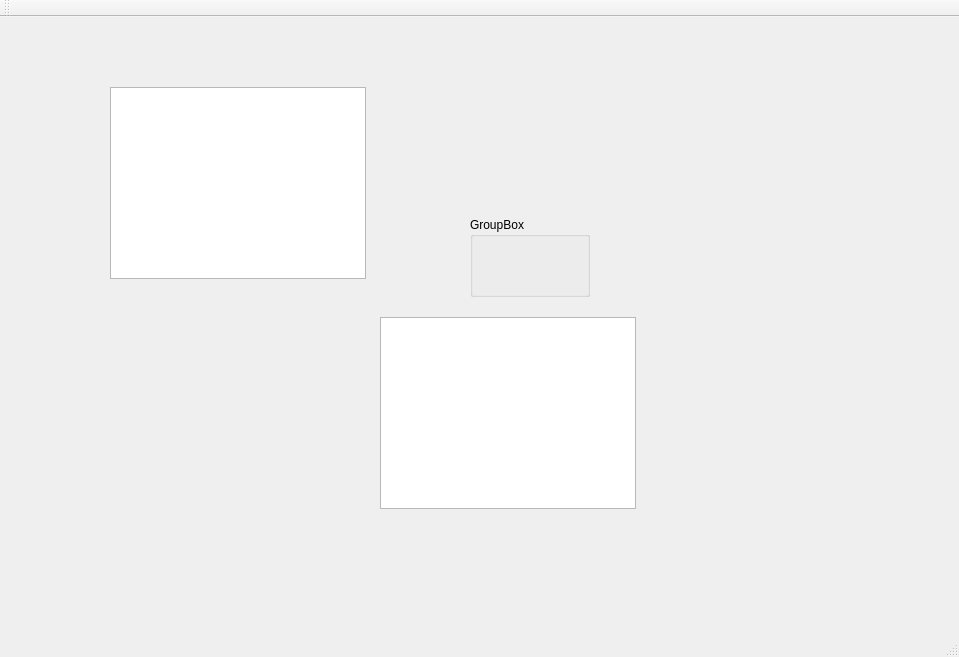
<?xml version="1.0" encoding="UTF-8"?>
<ui version="4.0">
 <class>TellerEditorClass</class>
 <widget class="QMainWindow" name="TellerEditorClass">
  <property name="geometry">
   <rect>
    <x>0</x>
    <y>0</y>
    <width>959</width>
    <height>657</height>
   </rect>
  </property>
  <property name="windowTitle">
   <string>TellerEditor</string>
  </property>
  <widget class="QWidget" name="centralWidget">
   <widget class="QListView" name="listView">
    <property name="geometry">
     <rect>
      <x>110</x>
      <y>70</y>
      <width>256</width>
      <height>192</height>
     </rect>
    </property>
   </widget>
   <widget class="QGroupBox" name="groupBox">
    <property name="geometry">
     <rect>
      <x>470</x>
      <y>200</y>
      <width>120</width>
      <height>80</height>
     </rect>
    </property>
    <property name="title">
     <string>GroupBox</string>
    </property>
   </widget>
   <widget class="QGraphicsView" name="graphicsView">
    <property name="geometry">
     <rect>
      <x>380</x>
      <y>300</y>
      <width>256</width>
      <height>192</height>
     </rect>
    </property>
   </widget>
  </widget>
  <widget class="QMenuBar" name="menuBar">
   <property name="geometry">
    <rect>
     <x>0</x>
     <y>0</y>
     <width>959</width>
     <height>22</height>
    </rect>
   </property>
  </widget>
  <widget class="QToolBar" name="mainToolBar">
   <attribute name="toolBarArea">
    <enum>TopToolBarArea</enum>
   </attribute>
   <attribute name="toolBarBreak">
    <bool>false</bool>
   </attribute>
  </widget>
  <widget class="QStatusBar" name="statusBar"/>
 </widget>
 <layoutdefault spacing="6" margin="11"/>
 <resources>
  <include location="TellerEditor.qrc"/>
 </resources>
 <connections/>
</ui>
